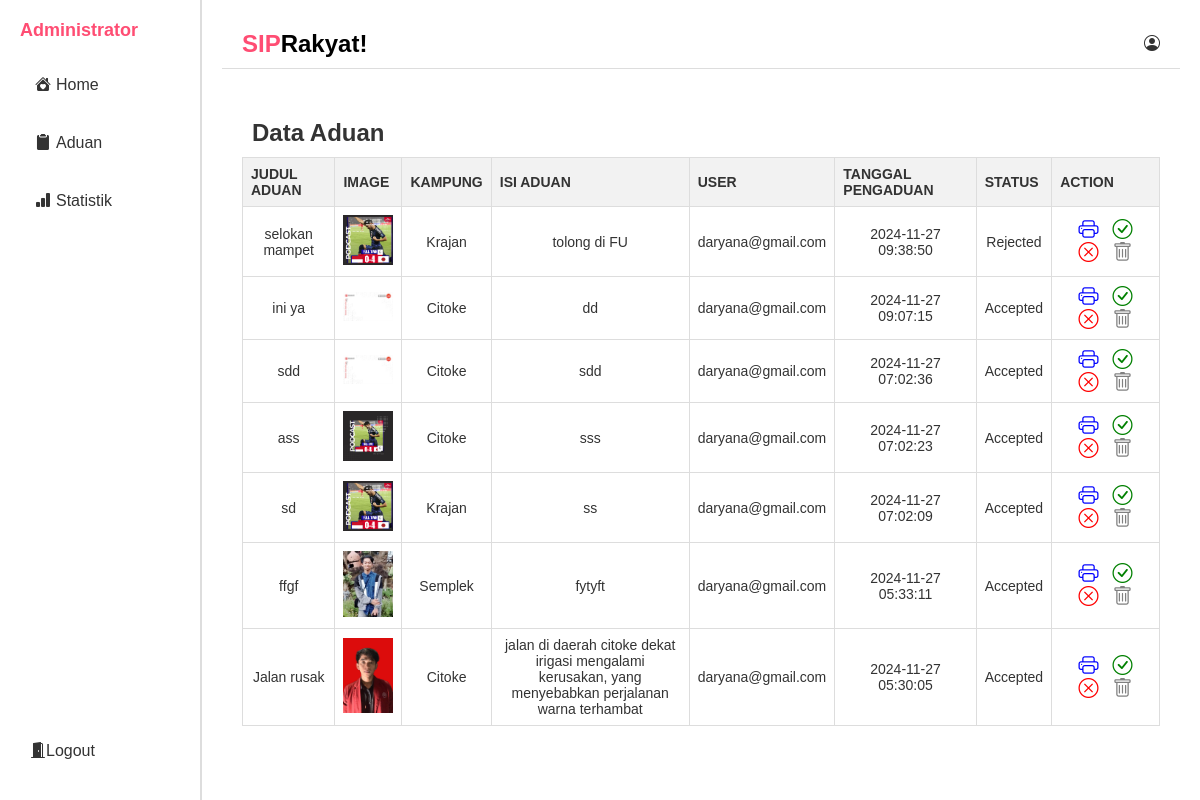
The app's page /admin/Aduan.php (signed in) with its own data.
### tables this page shows
CREATE TABLE `aduan` (
  `id` int NOT NULL AUTO_INCREMENT,
  `judul_aduan` varchar(255) NOT NULL,
  `jenis_aduan` varchar(255) NOT NULL,
  `kampung` varchar(255) NOT NULL,
  `isi_aduan` text NOT NULL,
  `file_upload` varchar(255) DEFAULT NULL,
  `user_email` varchar(255) NOT NULL,
  `created_at` timestamp NULL DEFAULT CURRENT_TIMESTAMP,
  `status` enum('pending','accepted','rejected') DEFAULT 'pending',
  `notification` varchar(255) DEFAULT NULL,
  PRIMARY KEY (`id`)
);

### admin/Aduan.php (the view, shortened to what this page needs)
<?php
$host_db  = "localhost";
$user_db  = "root";
$pass_db  = "mysql123";
$nama_db  = "login";
$koneksi = mysqli_connect($host_db, $user_db, $pass_db, $nama_db);
$query = "SELECT * FROM aduan ORDER BY created_at DESC";
$result = mysqli_query($koneksi, $query);
?>
<!DOCTYPE html>
<html lang="en">
<head>
    <link rel="stylesheet" href="../css/user.css" />
    <link href="https://cdn.jsdelivr.net/npm/bootstrap-icons/font/bootstrap-icons.css" rel="stylesheet" />
</head>
<body>
    <div class="sidebar">
      <div class="sidebar-header">
        <h2>Administrator</h2>
      </div>
      <div class="sidebar-menu">
        <a href="home.html" class="menu-item"><i class="bi bi-house-heart-fill" style="margin: 5px"></i> Home</a>
        <a href="aduan.php" class="menu-item"><i class="bi bi-clipboard2-fill" style="margin: 5px"></i> Aduan</a>
        <a href="statistik.php" class="menu-item"><i class="bi bi-bar-chart-fill" style="margin: 5px"></i> Statistik</a>
      </div>
      <div class="sidebar-footer">
        <a href="../landing.html" class="menu-item logout"><i class="bi bi-door-open-fill"></i> Logout</a>
      </div>
    </div>
    <div class="vertical-line"></div>
    <div class="content">
        <div class="content-header">
            <div class="header-logo">
                <h2>SIP<b>Rakyat!</b></h2>
            </div>
            <div class="icons">
                <i class="bi bi-person-circle"></i>
            </div>
        </div>
        <div class="main-content">
            <h2 style="margin: 10px">Data Aduan</h2>
            <table>
                <thead>
                    <tr>
                        <th>JUDUL ADUAN</th>
                        <th>IMAGE</th>
                        <th>KAMPUNG</th>
                        <th>ISI ADUAN</th>
                        <th>USER</th>
                        <th>TANGGAL PENGADUAN</th>
                        <th>STATUS</th>
                        <th>ACTION</th>
                    </tr>
                </thead>
                <tbody>
                <?php
                while ($row = mysqli_fetch_assoc($result)) {
                    $rowId = "row-" . $row['id'];
                    echo "<tr id='$rowId'>";
                    echo "<td>" . htmlspecialchars($row['judul_aduan']) . "</td>";
                    echo "<td><img src='../uploads/" . htmlspecialchars($row['file_upload']) . "' alt='Image' width='50'></td>";
                    echo "<td>" . htmlspecialchars($row['kampung']) . "</td>";
                    echo "<td>" . htmlspecialchars($row['isi_aduan']) . "</td>";
                    echo "<td>" . htmlspecialchars($row['user_email']) . "</td>";
                    echo "<td>" . htmlspecialchars($row['created_at']) . "</td>";
                    echo "<td>" . ucfirst($row['status']) . "</td>";
                    echo "<td class='action-icons'>
                          <a href='javascript:void(0);' onclick='cetakAduan(\"$rowId\")'><i class='bi bi-printer' style='color: blue;'></i></a>
                          <a href='process_aduan.php?action=accept&id=" . $row['id'] . "'><i class='bi bi-check-circle' style='color: green;'></i></a>
                          <a href='process_aduan.php?action=reject&id=" . $row['id'] . "'><i class='bi bi-x-circle' style='color: red;'></i></a>
                          <a href='process_aduan.php?action=delete&id=" . $row['id'] . "' onclick=\"return confirm('Apakah Anda yakin ingin menghapus aduan ini?');\"><i class='bi bi-trash' style='color: gray;'></i></a>
                        </td>";
                    echo "</tr>";
                }
                ?>
                </tbody>
            </table>
        </div>
    </div>
</body>
</html>

### css/user.css (style rules this page uses)
* { margin: 0; padding: 0; box-sizing: border-box; font-family: Arial, sans-serif; }
body { display: flex; min-height: 100vh; background-color: #fff; color: #333; }
.sidebar { width: 200px; background-color: #fff; padding: 20px; display: flex; flex-direction: column; align-items: flex-start; }
.sidebar-header h2 { font-size: 18px; color: #ff4d73; margin-bottom: 20px; }
.sidebar-menu { width: 100%; }
.sidebar-footer { margin-top: auto; width: 100%; }
.menu-item { display: flex; align-items: center; padding: 10px; margin-bottom: 10px; background-color: #fff; border-radius: 5px; color: #333; text-decoration: none; }
.content { color: #333; background-color: #fff; flex: 1; display: flex; flex-direction: column; padding: 20px; }
.content-header { display: flex; justify-content: space-between; align-items: center; padding: 10px 20px; background-color: #fff; border-bottom: 1px solid #ddd; }
.header-logo { display: flex; align-items: center; }
.header-logo h2 { font-size: 24px; margin: 0; color: #ff4d73; }
.header-logo b { color: #000; }
.icons { display: flex; align-items: center; gap: 10px; }
.main-content { flex: 1; padding: 20px; background-color: #fff; color: #333; margin-top: 20px; border-radius: 8px; }
table { width: 100%; border-collapse: collapse; margin-bottom: 10px; font-size: 14px; }
th, td { border: 1px solid #ddd; padding: 8px; text-align: left; }
th { background-color: #f2f2f2; cursor: pointer; }
.vertical-line { width: 2px; background-color: #ddd; height: 100vh; display: inline-block; vertical-align: top; }
td { vertical-align: middle; text-align: center; }
td i { margin: 0 5px; font-size: 20px; cursor: pointer; }
table td:nth-child(4), table th:nth-child(4) { word-wrap: break-word; white-space: normal; max-width: 300px; }
a { text-decoration: none; }

### records on screen
aduan: judul_aduan "selokan mampet", file_upload (picture), kampung "Krajan", isi_aduan "tolong di FU", user_email "daryana@gmail.com", created_at "2024-11-27 09:38:50", status "Rejected"
aduan: judul_aduan "ini ya", file_upload (picture), kampung "Citoke", isi_aduan "dd", user_email "daryana@gmail.com", created_at "2024-11-27 09:07:15", status "Accepted"
aduan: judul_aduan "sdd", file_upload (picture), kampung "Citoke", isi_aduan "sdd", user_email "daryana@gmail.com", created_at "2024-11-27 07:02:36", status "Accepted"
aduan: judul_aduan "ass", file_upload (picture), kampung "Citoke", isi_aduan "sss", user_email "daryana@gmail.com", created_at "2024-11-27 07:02:23", status "Accepted"
aduan: judul_aduan "sd", file_upload (picture), kampung "Krajan", isi_aduan "ss", user_email "daryana@gmail.com", created_at "2024-11-27 07:02:09", status "Accepted"
aduan: judul_aduan "ffgf", file_upload (picture), kampung "Semplek", isi_aduan "fytyft", user_email "daryana@gmail.com", created_at "2024-11-27 05:33:11", status "Accepted"
aduan: judul_aduan "Jalan rusak", file_upload (picture), kampung "Citoke", isi_aduan "jalan di daerah citoke dekat irigasi mengalami kerusakan, yang menyebabkan perjalanan warna terhambat", user_email "daryana@gmail.com", created_at "2024-11-27 05:30:05", status "Accepted"
